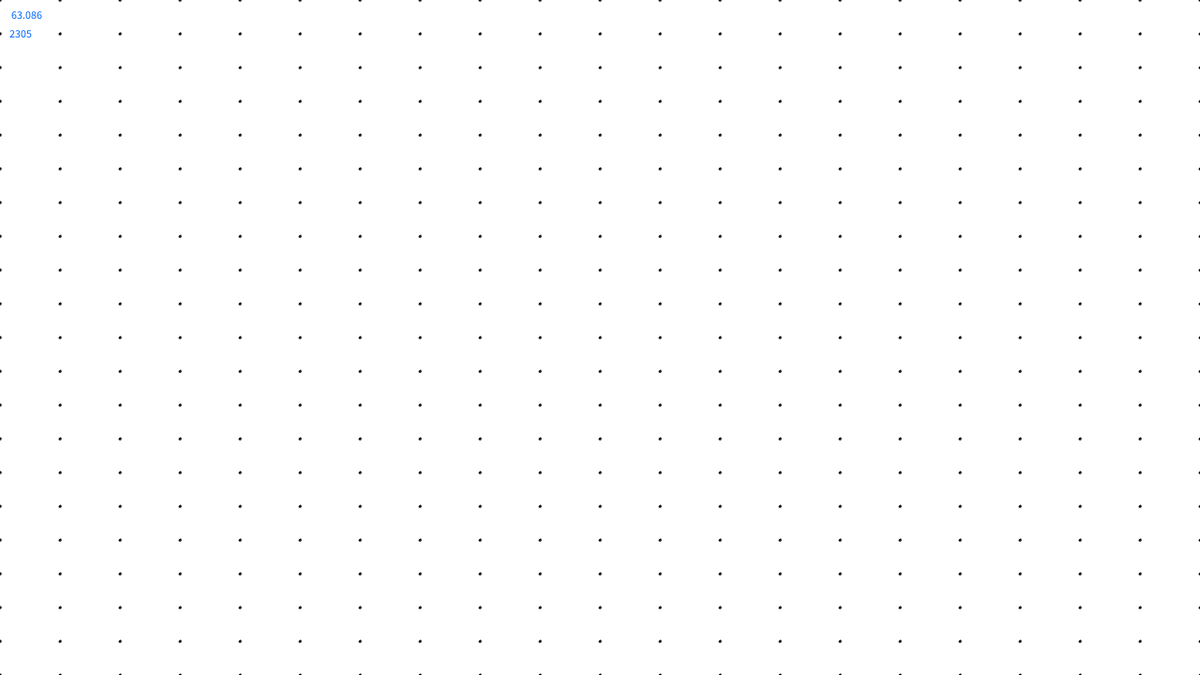
Frame 1 (no input)
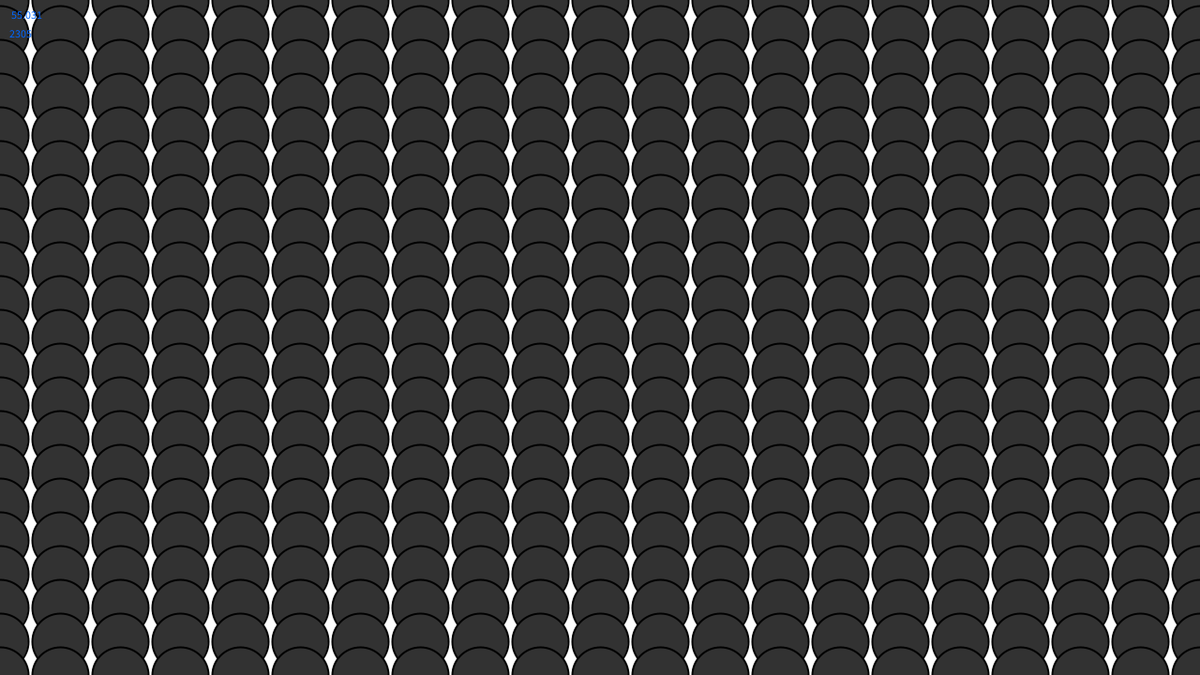
Frame 60 (the mouse pressed at the canvas centre just before this capture)
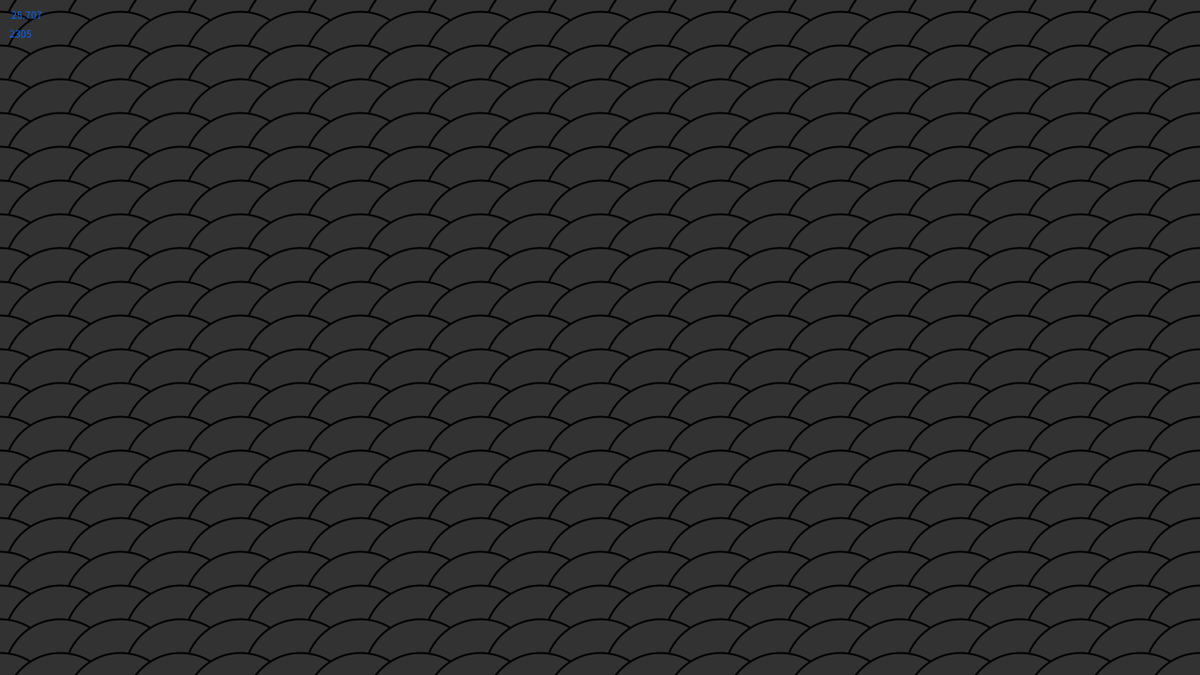
Frame 120 (the mouse held since frame 60 and released just before this capture)

The Processing sketch that drew these frames (run headless with seeded random() and noise(); from frame 60 on, the mouse is pressed at the canvas centre):

// Processing sketch: growingcircles
// ── growingcircles.pde


void setup() {

  background(255);
  size(1280, 720);
  //smooth();
  //pixelDensity(2);
}

void draw() {

  background(255);

  // Display circle at x position
  stroke(0);
  strokeWeight(2);
  fill(127);


  int pixelSpacingX = 20;
  int pixelSpacingY = 20;
  
  int rowsX = width/pixelSpacingX;
  int rowsY = height/pixelSpacingY;
  
  int paddingX = pixelSpacingX/2;
  int paddingY = pixelSpacingY/2;
 //<>//
  int counter = 1;
  
  //println(rowsY);
  //println(rowsX);
  //text(rowsY, 10, 30);
  
  for ( int y = 0; y < rowsY; y++) {
    for ( int x = 0; x < rowsX; x++) {
      fill(50);
      ellipse((x * rowsX) , (y * rowsY),1*frameCount,1*frameCount);
      counter +=1;
    }
  }
  //noLoop();
  fill(0, 102, 255);
  text(frameRate, 10,20);
  text(counter, 10,40);

  
  
  
}
